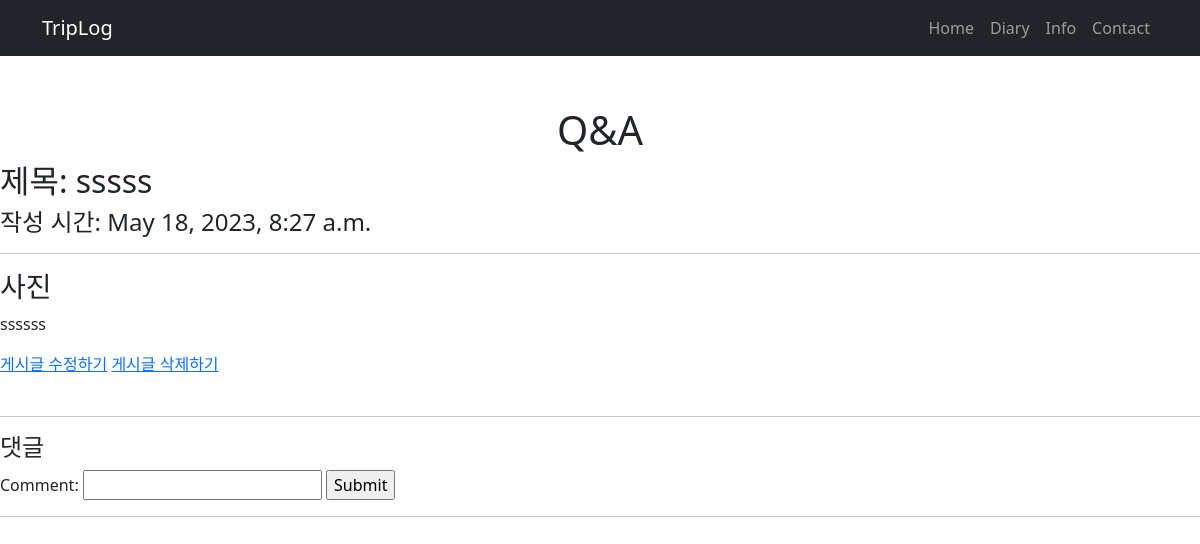
Page /contact/post_detail/4/ on the earlier database version.
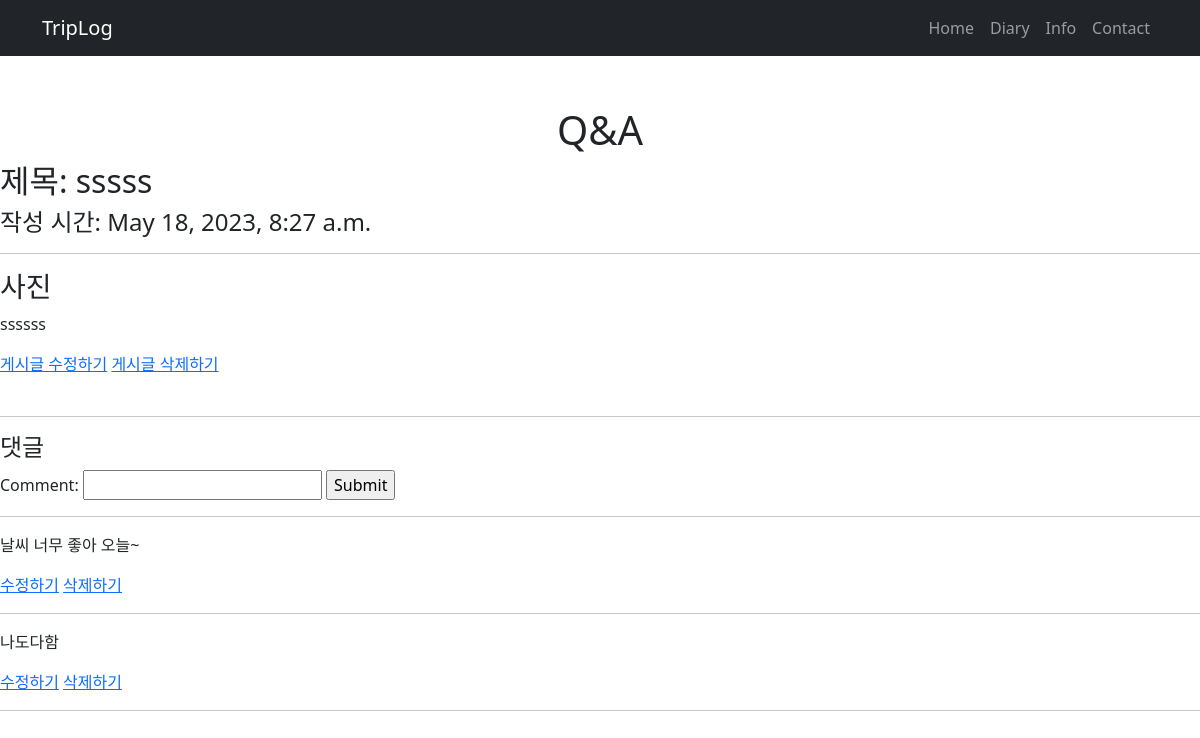
Same page on the later database version.
### contact/models.py (models this page shows)
class Comment(models.Model):
    comment = models.CharField(max_length=200)
    date = models.DateTimeField(auto_now_add=True)
    article = models.ForeignKey(Post, on_delete=models.CASCADE)
    def __str__(self):
        return self.comment

### contact/views.py (the view)
# urls.py: path('post_detail/<int:id>/', views.post_detail, name='post_detail'),
def post_detail(request, id):
    post = get_object_or_404(Post, pk=id)
    comment_form = CommentForm()
    context={
        'post':post,
        'comment_form' : comment_form
    }
    return render(request, 'post_detail.html', context)

### contact/forms.py
class CommentForm(forms.ModelForm):
    class Meta:
        model = Comment
        fields = ['comment']

### contact/templates/post_detail.html (shortened to what this page needs)
{% extends "diaryhome.html" %}
{% load static %}
{% block content %}
<div style="display: flex; justify-content: center; padding-top: 50px">
    <h1>Q&A</h1>
</div>
<h2>제목: {{post.title}} </h2>
<h4>작성 시간: {{post.created_at}} </h4>
<hr>
<h3>사진</h3>
<p> {{post.body}} </p>
<a href="{% url 'post_update' post.id %}">게시글 수정하기</a>
<a href="{% url 'post_delete' post.id %}">게시글 삭제하기</a>
<br><br>
<hr>
<h4>댓글</h4>
<form method="POST" action="{% url 'create_comment' post.id %}">
    {{comment_form}}
    <input type="submit">
</form>
<hr>
{% for comment in post.comment_set.all %}
<p>{{ comment }}</p>
<a href="{% url 'update_comment' post.id comment.id %}">수정하기</a>
<a href="{% url 'delete_comment' post.id comment.id %}">삭제하기</a>
<hr>
{% endfor %}
{% endblock %}

Differences in the rows shown:
added Comment: comment "날씨 너무 좋아 오늘~"
added Comment: comment "나도다함"
